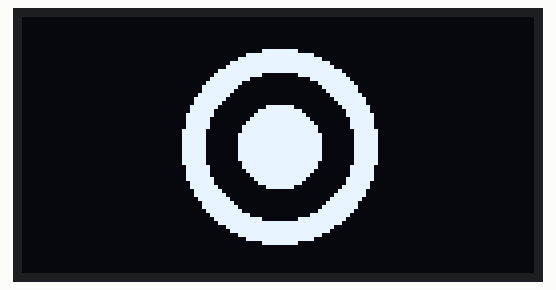
A program run on a simulated ESP32. On the bench: 128×64 one-colour display.

Above: at 0.1 s.

The program:

main.cpp
```cpp
#include <Arduino.h>
#include <Wire.h>
#include <Adafruit_GFX.h>
#include <Adafruit_SSD1306.h>

#define SCREEN_WIDTH 128
#define SCREEN_HEIGHT 64
#define OLED_ADDR 0x3C

Adafruit_SSD1306 display(SCREEN_WIDTH, SCREEN_HEIGHT, &Wire, -1);

void drawLogo() {

  display.clearDisplay();

  display.fillCircle(64, 32, 24, SSD1306_WHITE);
  display.fillCircle(64, 32, 18, SSD1306_BLACK);
  display.fillCircle(64, 32, 10, SSD1306_WHITE);
  display.display();
}

void setup() {
  Wire.begin(21, 22);

  if (!display.begin(SSD1306_SWITCHCAPVCC, OLED_ADDR)) {
    // If OLED not detected, stop program
    for (;;);
  }

  drawLogo();
}

void loop() {
  // blinking effect
  display.invertDisplay(true);
  delay(150);
  display.invertDisplay(false);
  delay(150);
}
```
